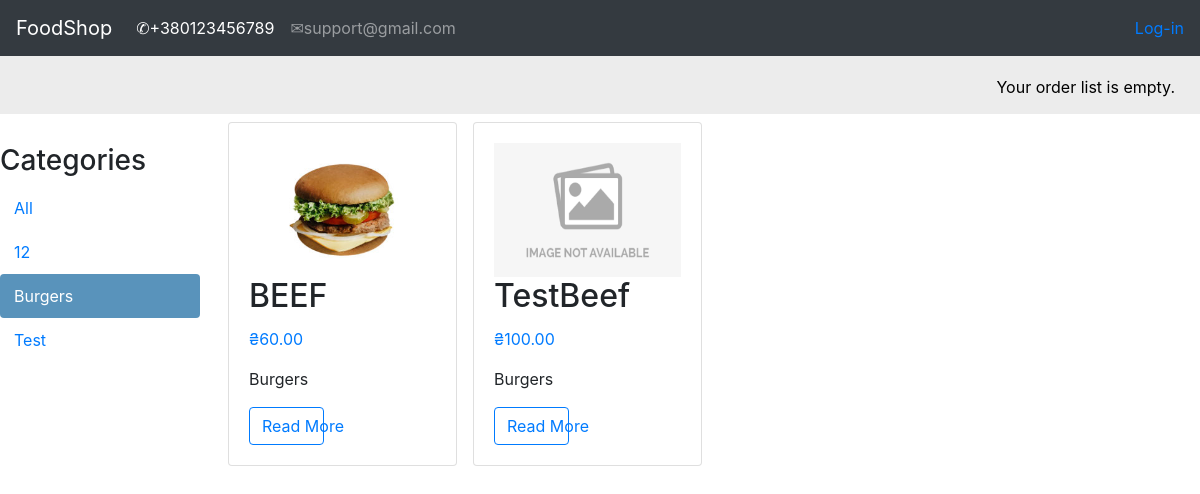
Page /burgers/ on the earlier database version.
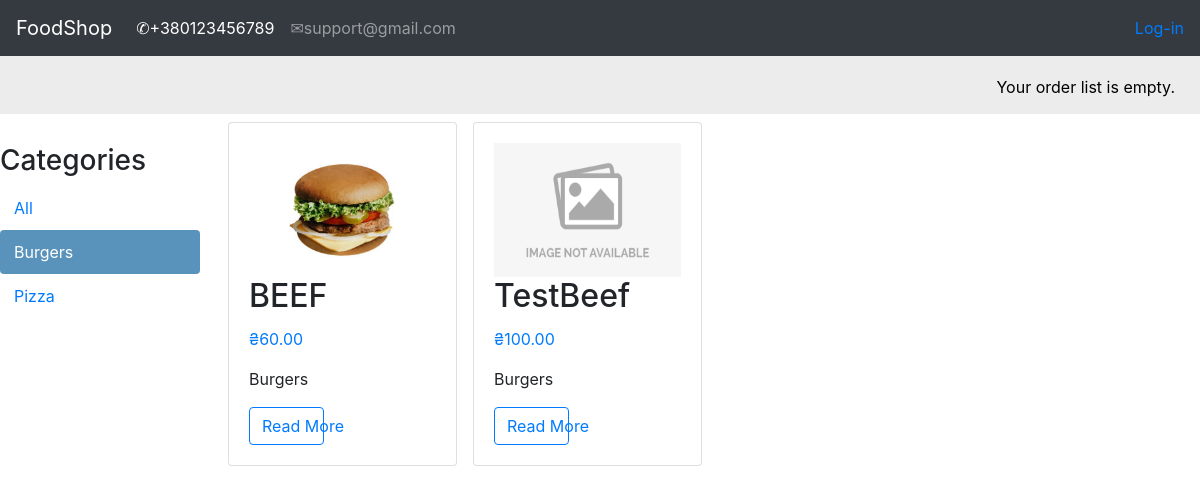
Same page on the later database version.
### shop/models.py (models this page shows, shortened)
class Category(models.Model):
    name = models.CharField(max_length=150, db_index=True)
    slug = models.SlugField(max_length=150, db_index=True, unique=True)
    class Meta:
        ordering = ('name',)
        default_related_name = "category"
    def __str__(self):
        return self.name

class Product(models.Model):
    category = models.ForeignKey(Category, on_delete=models.CASCADE)
    name = models.CharField(max_length=150, db_index=True)
    slug = models.SlugField(max_length=150, db_index=True)
    image = models.ImageField(upload_to='image_products/%Y/%d/%m', default='image_products/no_img.png')
    description = models.TextField(blank=True)
    price = models.DecimalField(max_digits=10, decimal_places=2)
    available = models.BooleanField(default=True)
    created = models.DateTimeField(auto_now_add=True)
    updated = models.DateTimeField(auto_now=True)
    objects = ProductManager()
    class Meta:
        ordering = ('name',)
        index_together = (('id', 'slug'),)
        default_related_name = "products"
    def get_absolute_url(self):
        return reverse('product_detail',
                       args=[self.id, self.slug])

### shop/views.py (the view)
# urls.py: path('', views.product_list, name='product_list'),
def product_list(request, category_slug=None):
    category = None
    categories = Category.objects.all()
    products = Product.objects.available()
    if category_slug:
        category = Category.objects.get(slug=category_slug)
        products = products.filter(category=category)
    return render(request, 'shop/index.html',
                  {'product_list': products,
                   'category': category,
                   'categories': categories})

### orderlist/context_processors.py (called while the page is built)
def orderlist(request):
    return {'orderlist': OrderList(request)}

### orderlist/orderlist.py (called while the page is built)
    def __len__(self):
        return sum(item['count'] for item in self.orderlist.values())

### shop/models.py (called while the page is built)
    def available(self):
        return self.filter(available=True)

    def get_query_set(self):
        return ProductQuerySet(self.model)

    def available(self):
        return self.get_query_set().available()

### templates/shop/index.html (shortened to what this page needs)
{% extends 'shop/base.html' %}
{% block context %}
<body>
<div id="sidebar">
        <h3>Categories</h3>
        <ul>
            <li {% if not category %} class="selected"{% endif %}>
                <a href="{% url 'product_list' %}">All</a>
            </li>
            {% for c in categories %}
                <li {% if category.slug == c.slug %} class="selected"{% endif %}>
                    <a href="{% url 'product_list_by_category' c.slug%}">{{ c.name }}</a>
                </li>
            {% endfor %}
        </ul>
    </div>
<div class="row">
      {% for product in product_list %}
        <div class="post-item col-12 col-sm-6 col-md-6 col-lg-3 p-2">
          <div class="card h-100">
            <div class="card-body card-flex">
              <img src="{{ product.image.url }}" style="width:100%; height:100%">
              <h2 class="card-title">{{ product.name }}</h2>
              <p class="text-primary">₴{{ product.price}}</p>
              <p  class="card-text">{{product.category|safe | truncatewords:10 }}</p>
              <a href="{{ product.get_absolute_url }}" style="width:40%" class="btn btn-outline-primary">Read More</a>
              </div>
          </div>
        </div>
      {% endfor %}
    </div>
</body>
</html>
{% endblock context %}

### templates/shop/base.html (shortened to what this page needs)
<!doctype html>
<html lang="en">
<head>
    <link rel="stylesheet" href="https://maxcdn.bootstrapcdn.com/bootstrap/4.0.0/css/bootstrap.min.css">
</head>
<body>
<nav class="navbar navbar-expand-lg navbar-dark bg-dark">
  <a class="navbar-brand" href="{% url 'product_list' %}">FoodShop</a>
  <div class="collapse navbar-collapse" id="navbarSupportedContent">
    <ul class="navbar-nav mr-auto">
      <li class="nav-item active">
        <a class="nav-link" href="#">&#9990;+380123456789<span class="sr-only">(current)</span></a>
      </li>
      <li class="nav-item">
        <a class="nav-link" href="#">&#9993;support@gmail.com</a>
      </li>
    </ul>
      <span class="user">
        {% if request.user.is_authenticated %}
            Hello {% if request.user.first_name %}{{ request.user.first_name }},{% else %} {{ request.user.username }},{% endif %}
            <a href="{% url 'logout' %}">Logout</a>
        {% else %}
            <a href="{% url 'login' %}">Log-in</a>
        {% endif %}
    </span>
  </div>
</nav>
<div id="subheader">
 <div class="order-list">
          {% with total_items=orderlist|length %}
            {% if orderlist|length > 0 %}
                Your order list contains:
                <a href="{% url 'orderlist:orderlist_detail' %}">
                    {{ total_items }} item{{ total_items|pluralize }},
                    ₴{{ orderlist.get_total_price }}
                </a>
            {% else %}
                Your order list is empty.
            {% endif %}
        {% endwith %}
      </div>
 </div>
{% block context %}
{% endblock context %}
{% load static %}
</body>
</html>

### templates/shop/base.html (style rules this page uses)
html { overflow-x: hidden; }
.order-list { color: white; }
#subheader { background:#ececec; color:#444; padding:15px 100px; overflow:auto; }
#subheader .order-list { float:right; color:black; padding-top:4px; margin-right: -75px; }
.user { color:white; }

### templates/shop/index.html (style rules this page uses)
#sidebar { width:220px; padding:30px 20px 0 0; float:left; }
#sidebar ul { margin:0; padding:0; }
#sidebar ul li { margin:0; list-style:none; padding:10px 14px; }
#sidebar ul li a { display:block; }
#sidebar ul li.selected { background:#5993bb; border-radius:4px; }
#sidebar ul li.selected a { color:#fff; }
.card-flex { display:flex; flex-direction:column; justify-content:space-between; }

Differences in the rows shown:
removed Category: name "12"
removed Category: name "Test"
added Category: name "Pizza"
